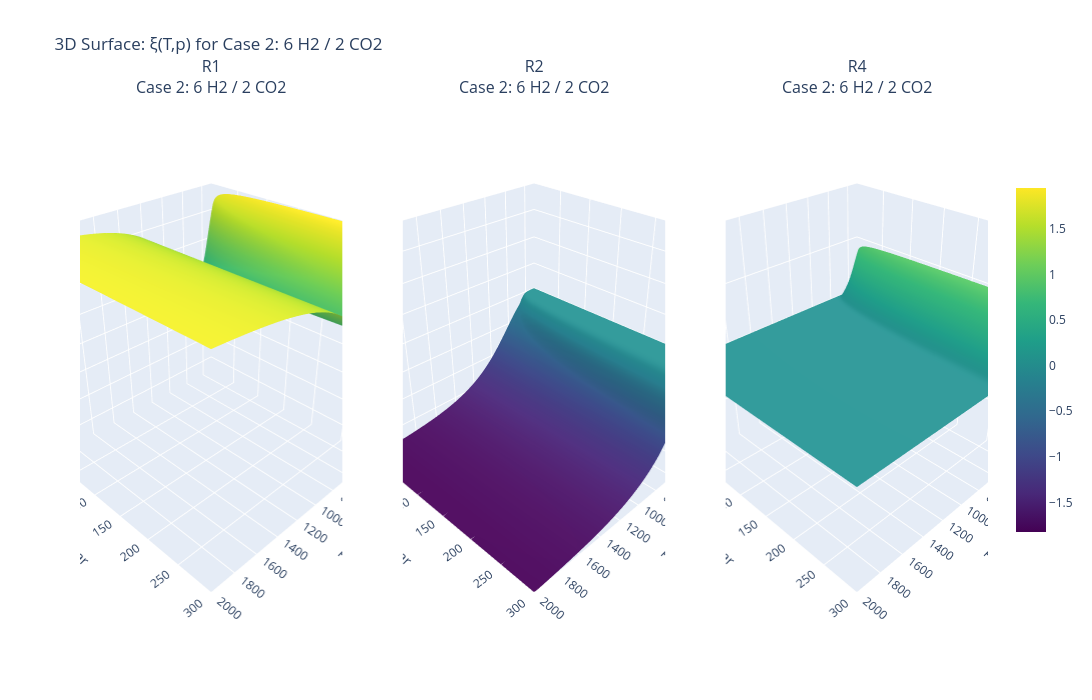

Here is the notebook cell this chart was saved with:
### Markdown cell above
## 6.1. Interactive Point-by-Point Thermodynamic Analysis

To facilitate a more detailed examination of the reaction network, an interactive three-dimensional surface model was developed. While the previous static plots provide a macro level overview across all operating scenarios, this interactive visualization allows for precise, point-by-point data extraction across the thermodynamic landscape. Exact numerical values for the reaction extent (ξ) can be dynamically read at any specific combination of temperature (T) and pressure (p). This targeted approach enables a highly detailed evaluation of the operational boundaries and simplifies the identification of the exact numerical parameters required for practical reactor design.

### Code cell
import plotly.graph_objects as go
from plotly.subplots import make_subplots

# ====================== 3D-Surface: ξ(T,p) for a single test case (Interactive) ======================
SELECTED_CASE = 2   # ← Index 0..4 respectively for Reaction Cases 1..5

name, n_in = test_cases[SELECTED_CASE]

# Grid (coarser than 2D plots to keep computation time reasonable)
T_3d = np.linspace(300, 2000, 100)
p_3d = np.logspace(0, np.log10(300), 100)
T_mesh, p_mesh = np.meshgrid(T_3d, p_3d)

xi_TP = np.full((3, len(p_3d), len(T_3d)), np.nan)

for pi, p in enumerate(reversed(p_3d)):
    real_pi = len(p_3d) - 1 - pi

    # Pass 1: high-to-low T
    xi_prev = make_initial_guess(n_in, reaction_indices, reaction_tuples)
    for ti, T in enumerate(reversed(T_3d)):
        real_ti = len(T_3d) - 1 - ti
        xi = safe_solve(n_in, T, p, xi_init=xi_prev, xi_prev=xi_prev)
        if not np.any(np.isnan(xi)):
            xi_prev = xi
            xi_TP[:, real_pi, real_ti] = xi

    # Pass 2: low-to-high T — fills gaps left by pass 1
    xi_prev = make_initial_guess(n_in, reaction_indices, reaction_tuples)
    for ti, T in enumerate(T_3d):
        if not np.any(np.isnan(xi_TP[:, real_pi, ti])):
            xi_prev = xi_TP[:, real_pi, ti]  # use already computed value as warm-start
            continue
        xi = safe_solve(n_in, T, p, xi_init=xi_prev, xi_prev=xi_prev)
        if not np.any(np.isnan(xi)):
            xi_prev = xi
            xi_TP[:, real_pi, ti] = xi

# Determine global min and max across all three reactions for consistent color mapping
vmin = np.nanmin(xi_TP)
vmax = np.nanmax(xi_TP)

# Determine global axis limits for consistent scaling
zmin = np.nanmin(xi_TP)
zmax = np.nanmax(xi_TP)

# Create subplots with 3D surface plots
fig = make_subplots(
    rows=1, cols=3,
    specs=[[{'type': 'surface'}, {'type': 'surface'}, {'type': 'surface'}]],
    subplot_titles=(f'{'R1'}<br>{name}',
                    f'{'R2'}<br>{name}',
                    f'{'R4'}<br>{name}')
)

for r_idx in range(3):
    # Add main surface plot
    fig.add_trace(
        go.Surface(
            x=T_mesh[0],
            y=p_mesh[:, 0],
            z=xi_TP[r_idx],
            colorscale='Viridis',
            cmin=vmin,
            cmax=vmax,
            showscale=(r_idx == 2),  # Only show colorbar on last plot
            colorbar=dict(x=1.02, len=0.7) if r_idx == 2 else None,
            name='ξ surface',
            hovertemplate='T: %{x:.0f} K<br>p: %{y:.1f} bar<br>ξ: %{z:.2f} mol/h<extra></extra>'
        ),
        row=1, col=r_idx + 1
    )

# Update axes labels and ranges
for col in range(1, 4):
    fig.update_scenes(
        xaxis=dict(title='T / K', range=[T_3d.min(), T_3d.max()]),
        yaxis=dict(title='p / bar', range=[p_3d.min(), p_3d.max()]),
        zaxis=dict(title='ξ / mol h⁻¹', range=[zmin, zmax]),
        camera=dict(eye=dict(x=1.5, y=1.5, z=1.3)),
        row=1, col=col
    )

fig.update_layout(
    title_text=f'3D Surface: ξ(T,p) for {name}',
    width=1800,
    height=700,
    showlegend=False,
    hovermode='closest'
)

fig.show()

### Figure 1 — Plotly figure (JSON) as saved in the notebook; plotly's stock layout.template omitted (floating-point values rounded to 4 significant figures; data arrays with more than 128 entries replaced by an {"elided": "..."} marker saying what was removed)
{"data": [{"cmax": 1.952, "cmin": -1.826, "colorscale": [[0, "#440154"], [0.1111, "#482878"], [0.2222, "#3e4989"], [0.3333, "#31688e"], [0.4444, "#26828e"], [0.5556, "#1f9e89"], [0.6667, "#35b779"], [0.7778, "#6ece58"], [0.8889, "#b5de2b"], [1, "#fde725"]], "hovertemplate": "T: %{x:.0f} K<br>p: %{y:.1f} bar<br>ξ: %{z:.2f} mol/h<extra></extra>", "name": "ξ surface", "scene": "scene", "showscale": false, "type": "surface", "x": [300.0, 317.2, 334.3, 351.5, 368.7, 385.9, 403.0, 420.2, 437.4, 454.5, 471.7, 488.9, 506.1, 523.2, 540.4, 557.6, 574.7, 591.9, 609.1, 626.3, 643.4, 660.6, 677.8, 694.9, 712.1, 729.3, 746.5, 763.6, 780.8, 798.0, 815.2, 832.3, 849.5, 866.7, 883.8, 901.0, 918.2, 935.4, 952.5, 969.7, 986.9, 1004.0, 1021.0, 1038.0, 1056.0, 1073.0, 1090.0, 1107.0, 1124.0, 1141.0, 1159.0, 1176.0, 1193.0, 1210.0, 1227.0, 1244.0, 1262.0, 1279.0, 1296.0, 1313.0, 1330.0, 1347.0, 1365.0, 1382.0, 1399.0, 1416.0, 1433.0, 1451.0, 1468.0, 1485.0, 1502.0, 1519.0, 1536.0, 1554.0, 1571.0, 1588.0, 1605.0, 1622.0, 1639.0, 1657.0, 1674.0, 1691.0, 1708.0, 1725.0, 1742.0, 1760.0, 1777.0, 1794.0, 1811.0, 1828.0, 1845.0, 1863.0, 1880.0, 1897.0, 1914.0, 1931.0, 1948.0, 1966.0, 1983.0, 2000.0], "y": [1.0, 1.059, 1.122, 1.189, 1.259, 1.334, 1.413, 1.497, 1.586, 1.68, 1.779, 1.885, 1.996, 2.115, 2.24, 2.373, 2.514, 2.663, 2.821, 2.988, 3.165, 3.353, 3.552, 3.763, 3.986, 4.222, 4.473, 4.738, 5.019, 5.316, 5.632, 5.966, 6.32, 6.694, 7.091, 7.512, 7.957, 8.429, 8.929, 9.459, 10.02, 10.61, 11.24, 11.91, 12.62, 13.36, 14.16, 15.0, 15.89, 16.83, 17.83, 18.88, 20.0, 21.19, 22.45, 23.78, 25.19, 26.68, 28.26, 29.94, 31.72, 33.6, 35.59, 37.7, 39.94, 42.31, 44.81, 47.47, 50.29, 53.27, 56.43, 59.78, 63.32, 67.08, 71.05, 75.27, 79.73, 84.46, 89.47, 94.77, 100.4, 106.3, 112.7, 119.3, 126.4, 133.9, 141.9, 150.3, 159.2, 168.6, 178.6, 189.2, 200.4, 212.3, 224.9, 238.3, 252.4, 267.3, 283.2, 300.0], "z": {"elided": "100x100 float values"}}, {"cmax": 1.952, "cmin": -1.826, "colorscale": [[0, "#440154"], [0.1111, "#482878"], [0.2222, "#3e4989"], [0.3333, "#31688e"], [0.4444, "#26828e"], [0.5556, "#1f9e89"], [0.6667, "#35b779"], [0.7778, "#6ece58"], [0.8889, "#b5de2b"], [1, "#fde725"]], "hovertemplate": "T: %{x:.0f} K<br>p: %{y:.1f} bar<br>ξ: %{z:.2f} mol/h<extra></extra>", "name": "ξ surface", "scene": "scene2", "showscale": false, "type": "surface", "x": [300.0, 317.2, 334.3, 351.5, 368.7, 385.9, 403.0, 420.2, 437.4, 454.5, 471.7, 488.9, 506.1, 523.2, 540.4, 557.6, 574.7, 591.9, 609.1, 626.3, 643.4, 660.6, 677.8, 694.9, 712.1, 729.3, 746.5, 763.6, 780.8, 798.0, 815.2, 832.3, 849.5, 866.7, 883.8, 901.0, 918.2, 935.4, 952.5, 969.7, 986.9, 1004.0, 1021.0, 1038.0, 1056.0, 1073.0, 1090.0, 1107.0, 1124.0, 1141.0, 1159.0, 1176.0, 1193.0, 1210.0, 1227.0, 1244.0, 1262.0, 1279.0, 1296.0, 1313.0, 1330.0, 1347.0, 1365.0, 1382.0, 1399.0, 1416.0, 1433.0, 1451.0, 1468.0, 1485.0, 1502.0, 1519.0, 1536.0, 1554.0, 1571.0, 1588.0, 1605.0, 1622.0, 1639.0, 1657.0, 1674.0, 1691.0, 1708.0, 1725.0, 1742.0, 1760.0, 1777.0, 1794.0, 1811.0, 1828.0, 1845.0, 1863.0, 1880.0, 1897.0, 1914.0, 1931.0, 1948.0, 1966.0, 1983.0, 2000.0], "y": [1.0, 1.059, 1.122, 1.189, 1.259, 1.334, 1.413, 1.497, 1.586, 1.68, 1.779, 1.885, 1.996, 2.115, 2.24, 2.373, 2.514, 2.663, 2.821, 2.988, 3.165, 3.353, 3.552, 3.763, 3.986, 4.222, 4.473, 4.738, 5.019, 5.316, 5.632, 5.966, 6.32, 6.694, 7.091, 7.512, 7.957, 8.429, 8.929, 9.459, 10.02, 10.61, 11.24, 11.91, 12.62, 13.36, 14.16, 15.0, 15.89, 16.83, 17.83, 18.88, 20.0, 21.19, 22.45, 23.78, 25.19, 26.68, 28.26, 29.94, 31.72, 33.6, 35.59, 37.7, 39.94, 42.31, 44.81, 47.47, 50.29, 53.27, 56.43, 59.78, 63.32, 67.08, 71.05, 75.27, 79.73, 84.46, 89.47, 94.77, 100.4, 106.3, 112.7, 119.3, 126.4, 133.9, 141.9, 150.3, 159.2, 168.6, 178.6, 189.2, 200.4, 212.3, 224.9, 238.3, 252.4, 267.3, 283.2, 300.0], "z": {"elided": "100x100 float values"}}, {"cmax": 1.952, "cmin": -1.826, "colorbar": {"len": 0.7, "x": 1.02}, "colorscale": [[0, "#440154"], [0.1111, "#482878"], [0.2222, "#3e4989"], [0.3333, "#31688e"], [0.4444, "#26828e"], [0.5556, "#1f9e89"], [0.6667, "#35b779"], [0.7778, "#6ece58"], [0.8889, "#b5de2b"], [1, "#fde725"]], "hovertemplate": "T: %{x:.0f} K<br>p: %{y:.1f} bar<br>ξ: %{z:.2f} mol/h<extra></extra>", "name": "ξ surface", "scene": "scene3", "showscale": true, "type": "surface", "x": [300.0, 317.2, 334.3, 351.5, 368.7, 385.9, 403.0, 420.2, 437.4, 454.5, 471.7, 488.9, 506.1, 523.2, 540.4, 557.6, 574.7, 591.9, 609.1, 626.3, 643.4, 660.6, 677.8, 694.9, 712.1, 729.3, 746.5, 763.6, 780.8, 798.0, 815.2, 832.3, 849.5, 866.7, 883.8, 901.0, 918.2, 935.4, 952.5, 969.7, 986.9, 1004.0, 1021.0, 1038.0, 1056.0, 1073.0, 1090.0, 1107.0, 1124.0, 1141.0, 1159.0, 1176.0, 1193.0, 1210.0, 1227.0, 1244.0, 1262.0, 1279.0, 1296.0, 1313.0, 1330.0, 1347.0, 1365.0, 1382.0, 1399.0, 1416.0, 1433.0, 1451.0, 1468.0, 1485.0, 1502.0, 1519.0, 1536.0, 1554.0, 1571.0, 1588.0, 1605.0, 1622.0, 1639.0, 1657.0, 1674.0, 1691.0, 1708.0, 1725.0, 1742.0, 1760.0, 1777.0, 1794.0, 1811.0, 1828.0, 1845.0, 1863.0, 1880.0, 1897.0, 1914.0, 1931.0, 1948.0, 1966.0, 1983.0, 2000.0], "y": [1.0, 1.059, 1.122, 1.189, 1.259, 1.334, 1.413, 1.497, 1.586, 1.68, 1.779, 1.885, 1.996, 2.115, 2.24, 2.373, 2.514, 2.663, 2.821, 2.988, 3.165, 3.353, 3.552, 3.763, 3.986, 4.222, 4.473, 4.738, 5.019, 5.316, 5.632, 5.966, 6.32, 6.694, 7.091, 7.512, 7.957, 8.429, 8.929, 9.459, 10.02, 10.61, 11.24, 11.91, 12.62, 13.36, 14.16, 15.0, 15.89, 16.83, 17.83, 18.88, 20.0, 21.19, 22.45, 23.78, 25.19, 26.68, 28.26, 29.94, 31.72, 33.6, 35.59, 37.7, 39.94, 42.31, 44.81, 47.47, 50.29, 53.27, 56.43, 59.78, 63.32, 67.08, 71.05, 75.27, 79.73, 84.46, 89.47, 94.77, 100.4, 106.3, 112.7, 119.3, 126.4, 133.9, 141.9, 150.3, 159.2, 168.6, 178.6, 189.2, 200.4, 212.3, 224.9, 238.3, 252.4, 267.3, 283.2, 300.0], "z": {"elided": "100x100 float values"}}], "layout": {"annotations": [{"font": {"size": 16}, "showarrow": false, "text": "R1<br>Case 2: 6 H2 / 2 CO2", "x": 0.1444, "xanchor": "center", "xref": "paper", "y": 1, "yanchor": "bottom", "yref": "paper"}, {"font": {"size": 16}, "showarrow": false, "text": "R2<br>Case 2: 6 H2 / 2 CO2", "x": 0.5, "xanchor": "center", "xref": "paper", "y": 1, "yanchor": "bottom", "yref": "paper"}, {"font": {"size": 16}, "showarrow": false, "text": "R4<br>Case 2: 6 H2 / 2 CO2", "x": 0.8556, "xanchor": "center", "xref": "paper", "y": 1, "yanchor": "bottom", "yref": "paper"}], "height": 700, "hovermode": "closest", "scene": {"camera": {"eye": {"x": 1.5, "y": 1.5, "z": 1.3}}, "domain": {"x": [0, 0.2889], "y": [0, 1]}, "xaxis": {"range": [300, 2000], "title": {"text": "T / K"}}, "yaxis": {"range": [1, 300.0], "title": {"text": "p / bar"}}, "zaxis": {"range": [-1.826, 1.952], "title": {"text": "ξ / mol h⁻¹"}}}, "scene2": {"camera": {"eye": {"x": 1.5, "y": 1.5, "z": 1.3}}, "domain": {"x": [0.3556, 0.6444], "y": [0, 1]}, "xaxis": {"range": [300, 2000], "title": {"text": "T / K"}}, "yaxis": {"range": [1, 300.0], "title": {"text": "p / bar"}}, "zaxis": {"range": [-1.826, 1.952], "title": {"text": "ξ / mol h⁻¹"}}}, "scene3": {"camera": {"eye": {"x": 1.5, "y": 1.5, "z": 1.3}}, "domain": {"x": [0.7111, 1], "y": [0, 1]}, "xaxis": {"range": [300, 2000], "title": {"text": "T / K"}}, "yaxis": {"range": [1, 300.0], "title": {"text": "p / bar"}}, "zaxis": {"range": [-1.826, 1.952], "title": {"text": "ξ / mol h⁻¹"}}}, "showlegend": false, "title": {"text": "3D Surface: ξ(T,p) for Case 2: 6 H2 / 2 CO2"}, "width": 1800}}
